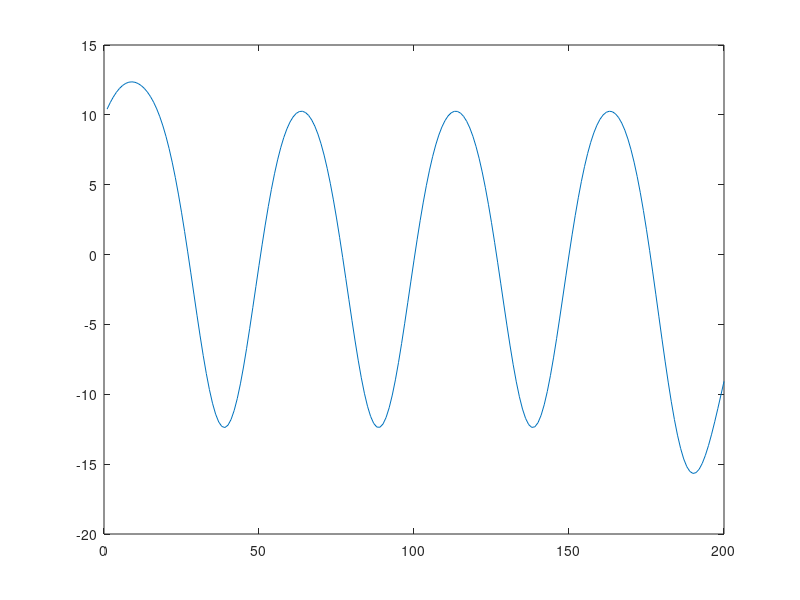
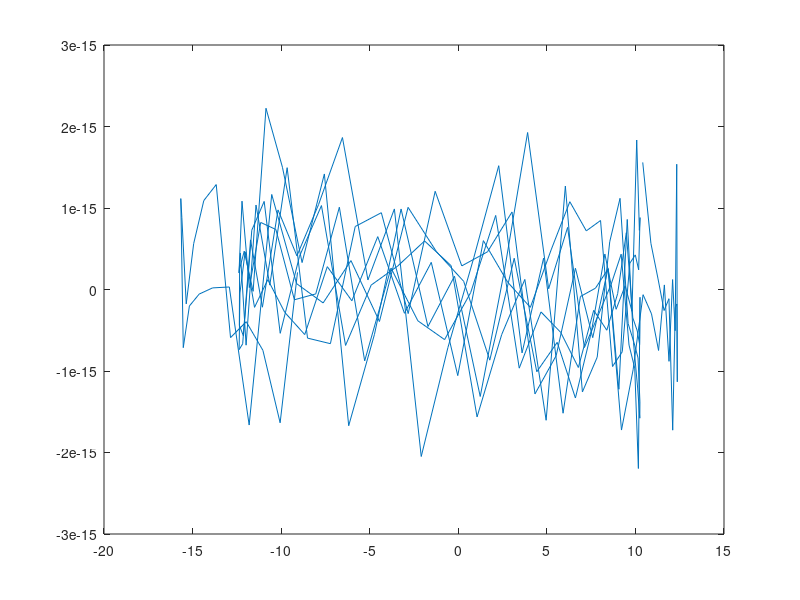

These charts were generated, in order, by the following MATLAB code:
%%  - RECTANGULAR WINDOW

time = linspace(0,1,200);
x = 20*sin(2.*pi.*4.*time) + 8*cos(2.*pi.*8.*time)+ sin(2.*pi.*16.*time);

L  = 1/(time(2)-time(1));
fs = L;

cut_off_freq = 9;% Tunable as desired 
cut_off_ratio = cut_off_freq/(fs/2); %fs/2 is called Nyquist Frequency

y = cut_off_ratio*sinc(cut_off_ratio*(-(L/2):L/2));

X = fft([x zeros(1,length(y)-1)]);
Y = fft([y zeros(1,length(x)-1)]);

 c1 = conv(x,y,'full');
 c2 = ifft(X.*Y);
 
 rmse1 = sqrt(sum((c1(100:299)-c2(100:299)).^2))

 figure(1)
 plot(c1(100:299))
 
 figure(2)
 plot(c2(100:299)) 
 
%%  - GAUSSIAN WINDOW

time = linspace(0,1,200);
x = sin(2.*pi.*4.*time) + cos(2.*pi.*8.*time)+ sin(2.*pi.*16.*time);

L  = 1/(time(2)-time(1));
fs = L;

%  Change below lines to Gaussian Window!!!
alpha = 10;
order = length(x)-1;
y  =  gausswin(order+1,alpha)'; %matlab definition of gaussian window

X = fft([x zeros(1,length(y)-1)]);
Y = fft([y zeros(1,length(x)-1)]);

 c1 = conv(x,y,'full');
 c2 = ifft(X.*Y);
 
 rmse2 = sqrt(sum((c1(100:299)-c2(100:299)).^2))

 figure(1)
 plot(c1(100:299))
 
 figure(2)
 plot(c2(100:299))
